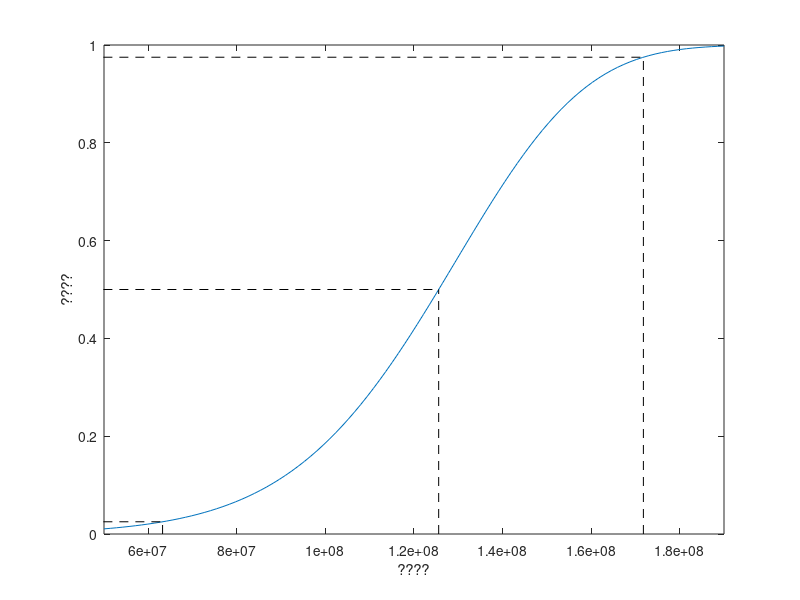

MATLAB code for this plot:
start_test = tic;
hold off

a = 2.95194377697143e-23;
b = 2.82775529449274;
l = 0.0676786238444302;

x = linspace(0.5e8, 1.9e8);
y = gammainc(l*30, a * (x .^ b), 'upper');
plot(x, y);

yq = [0.025 0.5 0.975];
xq = interp1(y, x, yq);
hold on
for i = 1:length(xq)
    plot([xq(i) xq(i)], [0 yq(i)], 'k--');
    plot([0.01e8 xq(i)], [yq(i) yq(i)], 'k--');
end

set(gca, 'XLim', [0.5e8 1.9e8]);
xlabel('????');
ylabel('????');

xq

toc(start_test);
